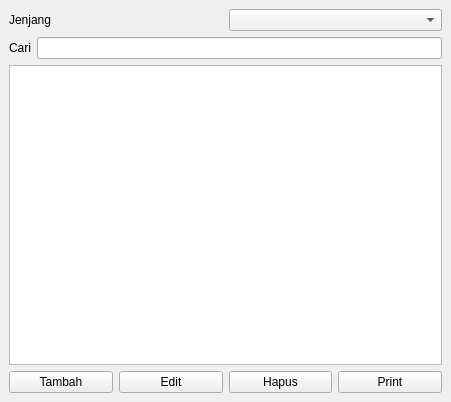
<?xml version="1.0" encoding="UTF-8"?>
<ui version="4.0">
 <class>CrudMadrasahGabungan</class>
 <widget class="QMainWindow" name="CrudMadrasahGabungan">
  <property name="geometry">
   <rect>
    <x>0</x>
    <y>0</y>
    <width>451</width>
    <height>402</height>
   </rect>
  </property>
  <property name="windowTitle">
   <string>Manajemen Data Madrasah</string>
  </property>
  <widget class="QWidget" name="centralwidget">
   <layout class="QVBoxLayout" name="verticalLayout">
    <item>
     <layout class="QHBoxLayout" name="filterLayout">
      <item>
       <widget class="QLabel" name="labelJenjang">
        <property name="text">
         <string>Jenjang</string>
        </property>
       </widget>
      </item>
      <item>
       <widget class="QComboBox" name="comboJenjang"/>
      </item>
     </layout>
    </item>
    <item>
     <layout class="QHBoxLayout" name="cariLayout">
      <item>
       <widget class="QLabel" name="labelCari">
        <property name="text">
         <string>Cari</string>
        </property>
       </widget>
      </item>
      <item>
       <widget class="QLineEdit" name="inputCari"/>
      </item>
     </layout>
    </item>
    <item>
     <widget class="QTableWidget" name="tableMadrasah"/>
    </item>
    <item>
     <layout class="QHBoxLayout" name="buttonLayout">
      <item>
       <widget class="QPushButton" name="btnTambah">
        <property name="text">
         <string>Tambah</string>
        </property>
       </widget>
      </item>
      <item>
       <widget class="QPushButton" name="btnEdit">
        <property name="text">
         <string>Edit</string>
        </property>
       </widget>
      </item>
      <item>
       <widget class="QPushButton" name="btnHapus">
        <property name="text">
         <string>Hapus</string>
        </property>
       </widget>
      </item>
      <item>
       <widget class="QPushButton" name="btnPrint">
        <property name="text">
         <string>Print</string>
        </property>
       </widget>
      </item>
     </layout>
    </item>
   </layout>
  </widget>
 </widget>
 <resources/>
 <connections/>
</ui>
